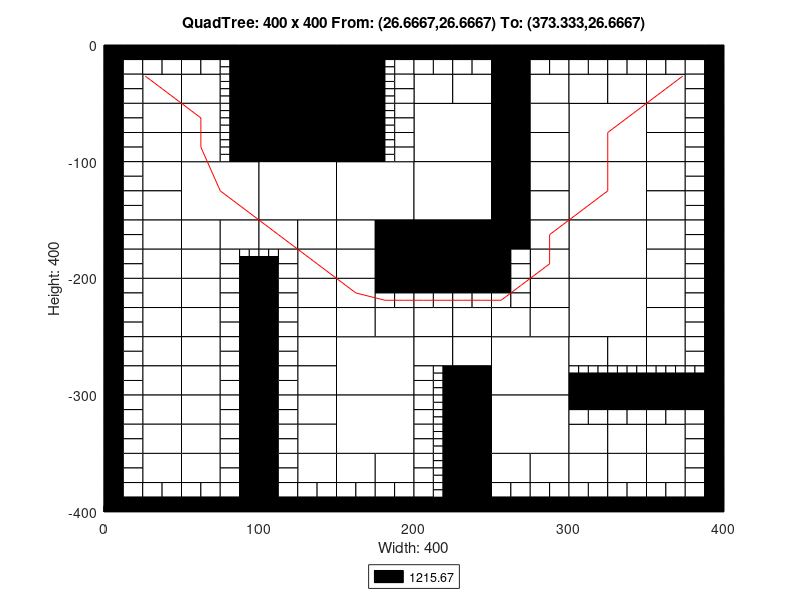

Write MATLAB code to recreate this figure.
axis([0 400 -400 0]);
title('QuadTree: 400 x 400 From: (26.6667,26.6667) To: (373.333,26.6667)');
xlabel('Width: 400');
ylabel('Height: 400');
rectangle('Position',[100 -50 50 50], 'FaceColor',[0 0 0]);
rectangle('Position',[100 -100 50 50], 'FaceColor',[0 0 0]);
rectangle('Position',[50 -150 50 50], 'FaceColor',[1 1 1]);
rectangle('Position',[100 -150 50 50], 'FaceColor',[1 1 1]);
rectangle('Position',[150 -150 50 50], 'FaceColor',[1 1 1]);
rectangle('Position',[200 -100 50 50], 'FaceColor',[1 1 1]);
rectangle('Position',[300 -100 50 50], 'FaceColor',[1 1 1]);
rectangle('Position',[200 -150 50 50], 'FaceColor',[1 1 1]);
rectangle('Position',[200 -200 50 50], 'FaceColor',[0 0 0]);
rectangle('Position',[300 -150 50 50], 'FaceColor',[1 1 1]);
rectangle('Position',[300 -200 50 50], 'FaceColor',[1 1 1]);
rectangle('Position',[150 -300 50 50], 'FaceColor',[1 1 1]);
rectangle('Position',[150 -350 50 50], 'FaceColor',[1 1 1]);
rectangle('Position',[250 -300 50 50], 'FaceColor',[1 1 1]);
rectangle('Position',[300 -250 50 50], 'FaceColor',[1 1 1]);
rectangle('Position',[250 -350 50 50], 'FaceColor',[1 1 1]);
rectangle('Position',[25 -50 25 25], 'FaceColor',[1 1 1]);
rectangle('Position',[50 -50 25 25], 'FaceColor',[1 1 1]);
rectangle('Position',[25 -75 25 25], 'FaceColor',[1 1 1]);
rectangle('Position',[25 -100 25 25], 'FaceColor',[1 1 1]);
rectangle('Position',[50 -75 25 25], 'FaceColor',[1 1 1]);
rectangle('Position',[50 -100 25 25], 'FaceColor',[1 1 1]);
rectangle('Position',[150 -25 25 25], 'FaceColor',[0 0 0]);
rectangle('Position',[150 -50 25 25], 'FaceColor',[0 0 0]);
rectangle('Position',[150 -75 25 25], 'FaceColor',[0 0 0]);
rectangle('Position',[150 -100 25 25], 'FaceColor',[0 0 0]);
rectangle('Position',[25 -125 25 25], 'FaceColor',[1 1 1]);
rectangle('Position',[25 -150 25 25], 'FaceColor',[1 1 1]);
rectangle('Position',[25 -175 25 25], 'FaceColor',[1 1 1]);
rectangle('Position',[25 -200 25 25], 'FaceColor',[1 1 1]);
rectangle('Position',[50 -175 25 25], 'FaceColor',[1 1 1]);
rectangle('Position',[75 -175 25 25], 'FaceColor',[1 1 1]);
rectangle('Position',[50 -200 25 25], 'FaceColor',[1 1 1]);
rectangle('Position',[100 -175 25 25], 'FaceColor',[1 1 1]);
rectangle('Position',[125 -175 25 25], 'FaceColor',[1 1 1]);
rectangle('Position',[125 -200 25 25], 'FaceColor',[1 1 1]);
rectangle('Position',[150 -175 25 25], 'FaceColor',[1 1 1]);
rectangle('Position',[175 -175 25 25], 'FaceColor',[0 0 0]);
rectangle('Position',[150 -200 25 25], 'FaceColor',[1 1 1]);
rectangle('Position',[175 -200 25 25], 'FaceColor',[0 0 0]);
rectangle('Position',[200 -50 25 25], 'FaceColor',[1 1 1]);
rectangle('Position',[225 -50 25 25], 'FaceColor',[1 1 1]);
rectangle('Position',[250 -25 25 25], 'FaceColor',[0 0 0]);
rectangle('Position',[250 -50 25 25], 'FaceColor',[0 0 0]);
rectangle('Position',[275 -50 25 25], 'FaceColor',[1 1 1]);
rectangle('Position',[250 -75 25 25], 'FaceColor',[0 0 0]);
rectangle('Position',[275 -75 25 25], 'FaceColor',[1 1 1]);
rectangle('Position',[250 -100 25 25], 'FaceColor',[0 0 0]);
rectangle('Position',[275 -100 25 25], 'FaceColor',[1 1 1]);
rectangle('Position',[300 -50 25 25], 'FaceColor',[1 1 1]);
rectangle('Position',[325 -50 25 25], 'FaceColor',[1 1 1]);
rectangle('Position',[350 -50 25 25], 'FaceColor',[1 1 1]);
rectangle('Position',[350 -75 25 25], 'FaceColor',[1 1 1]);
rectangle('Position',[350 -100 25 25], 'FaceColor',[1 1 1]);
rectangle('Position',[250 -125 25 25], 'FaceColor',[0 0 0]);
rectangle('Position',[275 -125 25 25], 'FaceColor',[1 1 1]);
rectangle('Position',[250 -150 25 25], 'FaceColor',[0 0 0]);
rectangle('Position',[275 -150 25 25], 'FaceColor',[1 1 1]);
rectangle('Position',[250 -175 25 25], 'FaceColor',[0 0 0]);
rectangle('Position',[275 -175 25 25], 'FaceColor',[1 1 1]);
rectangle('Position',[275 -200 25 25], 'FaceColor',[1 1 1]);
rectangle('Position',[350 -125 25 25], 'FaceColor',[1 1 1]);
rectangle('Position',[350 -150 25 25], 'FaceColor',[1 1 1]);
rectangle('Position',[350 -175 25 25], 'FaceColor',[1 1 1]);
rectangle('Position',[350 -200 25 25], 'FaceColor',[1 1 1]);
rectangle('Position',[25 -225 25 25], 'FaceColor',[1 1 1]);
rectangle('Position',[25 -250 25 25], 'FaceColor',[1 1 1]);
rectangle('Position',[50 -225 25 25], 'FaceColor',[1 1 1]);
rectangle('Position',[50 -250 25 25], 'FaceColor',[1 1 1]);
rectangle('Position',[25 -275 25 25], 'FaceColor',[1 1 1]);
rectangle('Position',[25 -300 25 25], 'FaceColor',[1 1 1]);
rectangle('Position',[50 -275 25 25], 'FaceColor',[1 1 1]);
rectangle('Position',[50 -300 25 25], 'FaceColor',[1 1 1]);
rectangle('Position',[125 -225 25 25], 'FaceColor',[1 1 1]);
rectangle('Position',[125 -250 25 25], 'FaceColor',[1 1 1]);
rectangle('Position',[150 -225 25 25], 'FaceColor',[1 1 1]);
rectangle('Position',[150 -250 25 25], 'FaceColor',[1 1 1]);
rectangle('Position',[175 -250 25 25], 'FaceColor',[1 1 1]);
rectangle('Position',[125 -275 25 25], 'FaceColor',[1 1 1]);
rectangle('Position',[125 -300 25 25], 'FaceColor',[1 1 1]);
rectangle('Position',[25 -325 25 25], 'FaceColor',[1 1 1]);
rectangle('Position',[25 -350 25 25], 'FaceColor',[1 1 1]);
rectangle('Position',[50 -325 25 25], 'FaceColor',[1 1 1]);
rectangle('Position',[50 -350 25 25], 'FaceColor',[1 1 1]);
rectangle('Position',[25 -375 25 25], 'FaceColor',[1 1 1]);
rectangle('Position',[50 -375 25 25], 'FaceColor',[1 1 1]);
rectangle('Position',[125 -325 25 25], 'FaceColor',[1 1 1]);
rectangle('Position',[125 -350 25 25], 'FaceColor',[1 1 1]);
rectangle('Position',[125 -375 25 25], 'FaceColor',[1 1 1]);
rectangle('Position',[150 -375 25 25], 'FaceColor',[1 1 1]);
rectangle('Position',[175 -375 25 25], 'FaceColor',[1 1 1]);
rectangle('Position',[200 -250 25 25], 'FaceColor',[1 1 1]);
rectangle('Position',[225 -250 25 25], 'FaceColor',[1 1 1]);
rectangle('Position',[275 -225 25 25], 'FaceColor',[1 1 1]);
rectangle('Position',[250 -250 25 25], 'FaceColor',[1 1 1]);
rectangle('Position',[275 -250 25 25], 'FaceColor',[1 1 1]);
rectangle('Position',[200 -275 25 25], 'FaceColor',[1 1 1]);
rectangle('Position',[225 -275 25 25], 'FaceColor',[1 1 1]);
rectangle('Position',[225 -300 25 25], 'FaceColor',[0 0 0]);
rectangle('Position',[350 -225 25 25], 'FaceColor',[1 1 1]);
rectangle('Position',[350 -250 25 25], 'FaceColor',[1 1 1]);
rectangle('Position',[300 -275 25 25], 'FaceColor',[1 1 1]);
rectangle('Position',[325 -275 25 25], 'FaceColor',[1 1 1]);
rectangle('Position',[350 -275 25 25], 'FaceColor',[1 1 1]);
rectangle('Position',[225 -325 25 25], 'FaceColor',[0 0 0]);
rectangle('Position',[225 -350 25 25], 'FaceColor',[0 0 0]);
rectangle('Position',[225 -375 25 25], 'FaceColor',[0 0 0]);
rectangle('Position',[225 -400 25 25], 'FaceColor',[0 0 0]);
rectangle('Position',[250 -375 25 25], 'FaceColor',[1 1 1]);
rectangle('Position',[275 -375 25 25], 'FaceColor',[1 1 1]);
rectangle('Position',[300 -350 25 25], 'FaceColor',[1 1 1]);
rectangle('Position',[325 -350 25 25], 'FaceColor',[1 1 1]);
rectangle('Position',[350 -350 25 25], 'FaceColor',[1 1 1]);
rectangle('Position',[300 -375 25 25], 'FaceColor',[1 1 1]);
rectangle('Position',[325 -375 25 25], 'FaceColor',[1 1 1]);
rectangle('Position',[350 -375 25 25], 'FaceColor',[1 1 1]);
rectangle('Position',[0 -12.5 12.5 12.5], 'FaceColor',[0 0 0]);
rectangle('Position',[12.5 -12.5 12.5 12.5], 'FaceColor',[0 0 0]);
rectangle('Position',[0 -25 12.5 12.5], 'FaceColor',[0 0 0]);
rectangle('Position',[12.5 -25 12.5 12.5], 'FaceColor',[1 1 1]);
rectangle('Position',[25 -12.5 12.5 12.5], 'FaceColor',[0 0 0]);
rectangle('Position',[37.5 -12.5 12.5 12.5], 'FaceColor',[0 0 0]);
rectangle('Position',[25 -25 12.5 12.5], 'FaceColor',[1 1 1]);
rectangle('Position',[37.5 -25 12.5 12.5], 'FaceColor',[1 1 1]);
rectangle('Position',[0 -37.5 12.5 12.5], 'FaceColor',[0 0 0]);
rectangle('Position',[12.5 -37.5 12.5 12.5], 'FaceColor',[1 1 1]);
rectangle('Position',[0 -50 12.5 12.5], 'FaceColor',[0 0 0]);
rectangle('Position',[12.5 -50 12.5 12.5], 'FaceColor',[1 1 1]);
rectangle('Position',[50 -12.5 12.5 12.5], 'FaceColor',[0 0 0]);
rectangle('Position',[62.5 -12.5 12.5 12.5], 'FaceColor',[0 0 0]);
rectangle('Position',[50 -25 12.5 12.5], 'FaceColor',[1 1 1]);
rectangle('Position',[62.5 -25 12.5 12.5], 'FaceColor',[1 1 1]);
rectangle('Position',[75 -12.5 12.5 12.5], 'FaceColor',[0 0 0]);
rectangle('Position',[87.5 -12.5 12.5 12.5], 'FaceColor',[0 0 0]);
rectangle('Position',[87.5 -25 12.5 12.5], 'FaceColor',[0 0 0]);
rectangle('Position',[87.5 -37.5 12.5 12.5], 'FaceColor',[0 0 0]);
rectangle('Position',[87.5 -50 12.5 12.5], 'FaceColor',[0 0 0]);
rectangle('Position',[0 -62.5 12.5 12.5], 'FaceColor',[0 0 0]);
rectangle('Position',[12.5 -62.5 12.5 12.5], 'FaceColor',[1 1 1]);
rectangle('Position',[0 -75 12.5 12.5], 'FaceColor',[0 0 0]);
rectangle('Position',[12.5 -75 12.5 12.5], 'FaceColor',[1 1 1]);
rectangle('Position',[0 -87.5 12.5 12.5], 'FaceColor',[0 0 0]);
rectangle('Position',[12.5 -87.5 12.5 12.5], 'FaceColor',[1 1 1]);
rectangle('Position',[0 -100 12.5 12.5], 'FaceColor',[0 0 0]);
rectangle('Position',[12.5 -100 12.5 12.5], 'FaceColor',[1 1 1]);
rectangle('Position',[87.5 -62.5 12.5 12.5], 'FaceColor',[0 0 0]);
rectangle('Position',[87.5 -75 12.5 12.5], 'FaceColor',[0 0 0]);
rectangle('Position',[87.5 -87.5 12.5 12.5], 'FaceColor',[0 0 0]);
rectangle('Position',[87.5 -100 12.5 12.5], 'FaceColor',[0 0 0]);
rectangle('Position',[175 -12.5 12.5 12.5], 'FaceColor',[0 0 0]);
rectangle('Position',[187.5 -12.5 12.5 12.5], 'FaceColor',[0 0 0]);
rectangle('Position',[187.5 -25 12.5 12.5], 'FaceColor',[1 1 1]);
rectangle('Position',[187.5 -37.5 12.5 12.5], 'FaceColor',[1 1 1]);
rectangle('Position',[187.5 -50 12.5 12.5], 'FaceColor',[1 1 1]);
rectangle('Position',[187.5 -62.5 12.5 12.5], 'FaceColor',[1 1 1]);
rectangle('Position',[187.5 -75 12.5 12.5], 'FaceColor',[1 1 1]);
rectangle('Position',[187.5 -87.5 12.5 12.5], 'FaceColor',[1 1 1]);
rectangle('Position',[187.5 -100 12.5 12.5], 'FaceColor',[1 1 1]);
rectangle('Position',[0 -112.5 12.5 12.5], 'FaceColor',[0 0 0]);
rectangle('Position',[12.5 -112.5 12.5 12.5], 'FaceColor',[1 1 1]);
rectangle('Position',[0 -125 12.5 12.5], 'FaceColor',[0 0 0]);
rectangle('Position',[12.5 -125 12.5 12.5], 'FaceColor',[1 1 1]);
rectangle('Position',[0 -137.5 12.5 12.5], 'FaceColor',[0 0 0]);
rectangle('Position',[12.5 -137.5 12.5 12.5], 'FaceColor',[1 1 1]);
rectangle('Position',[0 -150 12.5 12.5], 'FaceColor',[0 0 0]);
rectangle('Position',[12.5 -150 12.5 12.5], 'FaceColor',[1 1 1]);
rectangle('Position',[0 -162.5 12.5 12.5], 'FaceColor',[0 0 0]);
rectangle('Position',[12.5 -162.5 12.5 12.5], 'FaceColor',[1 1 1]);
rectangle('Position',[0 -175 12.5 12.5], 'FaceColor',[0 0 0]);
rectangle('Position',[12.5 -175 12.5 12.5], 'FaceColor',[1 1 1]);
rectangle('Position',[0 -187.5 12.5 12.5], 'FaceColor',[0 0 0]);
rectangle('Position',[12.5 -187.5 12.5 12.5], 'FaceColor',[1 1 1]);
rectangle('Position',[0 -200 12.5 12.5], 'FaceColor',[0 0 0]);
rectangle('Position',[12.5 -200 12.5 12.5], 'FaceColor',[1 1 1]);
rectangle('Position',[75 -187.5 12.5 12.5], 'FaceColor',[1 1 1]);
rectangle('Position',[75 -200 12.5 12.5], 'FaceColor',[1 1 1]);
rectangle('Position',[87.5 -200 12.5 12.5], 'FaceColor',[0 0 0]);
rectangle('Position',[112.5 -187.5 12.5 12.5], 'FaceColor',[1 1 1]);
rectangle('Position',[100 -200 12.5 12.5], 'FaceColor',[0 0 0]);
rectangle('Position',[112.5 -200 12.5 12.5], 'FaceColor',[1 1 1]);
rectangle('Position',[200 -12.5 12.5 12.5], 'FaceColor',[0 0 0]);
rectangle('Position',[212.5 -12.5 12.5 12.5], 'FaceColor',[0 0 0]);
rectangle('Position',[200 -25 12.5 12.5], 'FaceColor',[1 1 1]);
rectangle('Position',[212.5 -25 12.5 12.5], 'FaceColor',[1 1 1]);
rectangle('Position',[225 -12.5 12.5 12.5], 'FaceColor',[0 0 0]);
rectangle('Position',[237.5 -12.5 12.5 12.5], 'FaceColor',[0 0 0]);
rectangle('Position',[225 -25 12.5 12.5], 'FaceColor',[1 1 1]);
rectangle('Position',[237.5 -25 12.5 12.5], 'FaceColor',[1 1 1]);
rectangle('Position',[275 -12.5 12.5 12.5], 'FaceColor',[0 0 0]);
rectangle('Position',[287.5 -12.5 12.5 12.5], 'FaceColor',[0 0 0]);
rectangle('Position',[275 -25 12.5 12.5], 'FaceColor',[1 1 1]);
rectangle('Position',[287.5 -25 12.5 12.5], 'FaceColor',[1 1 1]);
rectangle('Position',[300 -12.5 12.5 12.5], 'FaceColor',[0 0 0]);
rectangle('Position',[312.5 -12.5 12.5 12.5], 'FaceColor',[0 0 0]);
rectangle('Position',[300 -25 12.5 12.5], 'FaceColor',[1 1 1]);
rectangle('Position',[312.5 -25 12.5 12.5], 'FaceColor',[1 1 1]);
rectangle('Position',[325 -12.5 12.5 12.5], 'FaceColor',[0 0 0]);
rectangle('Position',[337.5 -12.5 12.5 12.5], 'FaceColor',[0 0 0]);
rectangle('Position',[325 -25 12.5 12.5], 'FaceColor',[1 1 1]);
rectangle('Position',[337.5 -25 12.5 12.5], 'FaceColor',[1 1 1]);
rectangle('Position',[350 -12.5 12.5 12.5], 'FaceColor',[0 0 0]);
rectangle('Position',[362.5 -12.5 12.5 12.5], 'FaceColor',[0 0 0]);
rectangle('Position',[350 -25 12.5 12.5], 'FaceColor',[1 1 1]);
rectangle('Position',[362.5 -25 12.5 12.5], 'FaceColor',[1 1 1]);
rectangle('Position',[375 -12.5 12.5 12.5], 'FaceColor',[0 0 0]);
rectangle('Position',[387.5 -12.5 12.5 12.5], 'FaceColor',[0 0 0]);
rectangle('Position',[375 -25 12.5 12.5], 'FaceColor',[1 1 1]);
rectangle('Position',[387.5 -25 12.5 12.5], 'FaceColor',[0 0 0]);
rectangle('Position',[375 -37.5 12.5 12.5], 'FaceColor',[1 1 1]);
rectangle('Position',[387.5 -37.5 12.5 12.5], 'FaceColor',[0 0 0]);
rectangle('Position',[375 -50 12.5 12.5], 'FaceColor',[1 1 1]);
rectangle('Position',[387.5 -50 12.5 12.5], 'FaceColor',[0 0 0]);
rectangle('Position',[375 -62.5 12.5 12.5], 'FaceColor',[1 1 1]);
rectangle('Position',[387.5 -62.5 12.5 12.5], 'FaceColor',[0 0 0]);
rectangle('Position',[375 -75 12.5 12.5], 'FaceColor',[1 1 1]);
rectangle('Position',[387.5 -75 12.5 12.5], 'FaceColor',[0 0 0]);
rectangle('Position',[375 -87.5 12.5 12.5], 'FaceColor',[1 1 1]);
rectangle('Position',[387.5 -87.5 12.5 12.5], 'FaceColor',[0 0 0]);
rectangle('Position',[375 -100 12.5 12.5], 'FaceColor',[1 1 1]);
rectangle('Position',[387.5 -100 12.5 12.5], 'FaceColor',[0 0 0]);
rectangle('Position',[250 -187.5 12.5 12.5], 'FaceColor',[0 0 0]);
rectangle('Position',[262.5 -187.5 12.5 12.5], 'FaceColor',[1 1 1]);
rectangle('Position',[250 -200 12.5 12.5], 'FaceColor',[0 0 0]);
rectangle('Position',[262.5 -200 12.5 12.5], 'FaceColor',[1 1 1]);
rectangle('Position',[375 -112.5 12.5 12.5], 'FaceColor',[1 1 1]);
rectangle('Position',[387.5 -112.5 12.5 12.5], 'FaceColor',[0 0 0]);
rectangle('Position',[375 -125 12.5 12.5], 'FaceColor',[1 1 1]);
rectangle('Position',[387.5 -125 12.5 12.5], 'FaceColor',[0 0 0]);
rectangle('Position',[375 -137.5 12.5 12.5], 'FaceColor',[1 1 1]);
rectangle('Position',[387.5 -137.5 12.5 12.5], 'FaceColor',[0 0 0]);
rectangle('Position',[375 -150 12.5 12.5], 'FaceColor',[1 1 1]);
rectangle('Position',[387.5 -150 12.5 12.5], 'FaceColor',[0 0 0]);
rectangle('Position',[375 -162.5 12.5 12.5], 'FaceColor',[1 1 1]);
rectangle('Position',[387.5 -162.5 12.5 12.5], 'FaceColor',[0 0 0]);
rectangle('Position',[375 -175 12.5 12.5], 'FaceColor',[1 1 1]);
rectangle('Position',[387.5 -175 12.5 12.5], 'FaceColor',[0 0 0]);
rectangle('Position',[375 -187.5 12.5 12.5], 'FaceColor',[1 1 1]);
rectangle('Position',[387.5 -187.5 12.5 12.5], 'FaceColor',[0 0 0]);
rectangle('Position',[375 -200 12.5 12.5], 'FaceColor',[1 1 1]);
rectangle('Position',[387.5 -200 12.5 12.5], 'FaceColor',[0 0 0]);
rectangle('Position',[0 -212.5 12.5 12.5], 'FaceColor',[0 0 0]);
rectangle('Position',[12.5 -212.5 12.5 12.5], 'FaceColor',[1 1 1]);
rectangle('Position',[0 -225 12.5 12.5], 'FaceColor',[0 0 0]);
rectangle('Position',[12.5 -225 12.5 12.5], 'FaceColor',[1 1 1]);
rectangle('Position',[0 -237.5 12.5 12.5], 'FaceColor',[0 0 0]);
rectangle('Position',[12.5 -237.5 12.5 12.5], 'FaceColor',[1 1 1]);
rectangle('Position',[0 -250 12.5 12.5], 'FaceColor',[0 0 0]);
rectangle('Position',[12.5 -250 12.5 12.5], 'FaceColor',[1 1 1]);
rectangle('Position',[75 -212.5 12.5 12.5], 'FaceColor',[1 1 1]);
rectangle('Position',[87.5 -212.5 12.5 12.5], 'FaceColor',[0 0 0]);
rectangle('Position',[75 -225 12.5 12.5], 'FaceColor',[1 1 1]);
rectangle('Position',[87.5 -225 12.5 12.5], 'FaceColor',[0 0 0]);
rectangle('Position',[75 -237.5 12.5 12.5], 'FaceColor',[1 1 1]);
rectangle('Position',[87.5 -237.5 12.5 12.5], 'FaceColor',[0 0 0]);
rectangle('Position',[75 -250 12.5 12.5], 'FaceColor',[1 1 1]);
rectangle('Position',[87.5 -250 12.5 12.5], 'FaceColor',[0 0 0]);
rectangle('Position',[0 -262.5 12.5 12.5], 'FaceColor',[0 0 0]);
rectangle('Position',[12.5 -262.5 12.5 12.5], 'FaceColor',[1 1 1]);
rectangle('Position',[0 -275 12.5 12.5], 'FaceColor',[0 0 0]);
rectangle('Position',[12.5 -275 12.5 12.5], 'FaceColor',[1 1 1]);
rectangle('Position',[0 -287.5 12.5 12.5], 'FaceColor',[0 0 0]);
rectangle('Position',[12.5 -287.5 12.5 12.5], 'FaceColor',[1 1 1]);
rectangle('Position',[0 -300 12.5 12.5], 'FaceColor',[0 0 0]);
rectangle('Position',[12.5 -300 12.5 12.5], 'FaceColor',[1 1 1]);
rectangle('Position',[75 -262.5 12.5 12.5], 'FaceColor',[1 1 1]);
rectangle('Position',[87.5 -262.5 12.5 12.5], 'FaceColor',[0 0 0]);
rectangle('Position',[75 -275 12.5 12.5], 'FaceColor',[1 1 1]);
rectangle('Position',[87.5 -275 12.5 12.5], 'FaceColor',[0 0 0]);
rectangle('Position',[75 -287.5 12.5 12.5], 'FaceColor',[1 1 1]);
rectangle('Position',[87.5 -287.5 12.5 12.5], 'FaceColor',[0 0 0]);
rectangle('Position',[75 -300 12.5 12.5], 'FaceColor',[1 1 1]);
rectangle('Position',[87.5 -300 12.5 12.5], 'FaceColor',[0 0 0]);
rectangle('Position',[100 -212.5 12.5 12.5], 'FaceColor',[0 0 0]);
rectangle('Position',[112.5 -212.5 12.5 12.5], 'FaceColor',[1 1 1]);
rectangle('Position',[100 -225 12.5 12.5], 'FaceColor',[0 0 0]);
rectangle('Position',[112.5 -225 12.5 12.5], 'FaceColor',[1 1 1]);
rectangle('Position',[100 -237.5 12.5 12.5], 'FaceColor',[0 0 0]);
rectangle('Position',[112.5 -237.5 12.5 12.5], 'FaceColor',[1 1 1]);
rectangle('Position',[100 -250 12.5 12.5], 'FaceColor',[0 0 0]);
rectangle('Position',[112.5 -250 12.5 12.5], 'FaceColor',[1 1 1]);
rectangle('Position',[175 -212.5 12.5 12.5], 'FaceColor',[0 0 0]);
rectangle('Position',[187.5 -212.5 12.5 12.5], 'FaceColor',[0 0 0]);
rectangle('Position',[175 -225 12.5 12.5], 'FaceColor',[1 1 1]);
rectangle('Position',[187.5 -225 12.5 12.5], 'FaceColor',[1 1 1]);
rectangle('Position',[100 -262.5 12.5 12.5], 'FaceColor',[0 0 0]);
rectangle('Position',[112.5 -262.5 12.5 12.5], 'FaceColor',[1 1 1]);
rectangle('Position',[100 -275 12.5 12.5], 'FaceColor',[0 0 0]);
rectangle('Position',[112.5 -275 12.5 12.5], 'FaceColor',[1 1 1]);
rectangle('Position',[100 -287.5 12.5 12.5], 'FaceColor',[0 0 0]);
rectangle('Position',[112.5 -287.5 12.5 12.5], 'FaceColor',[1 1 1]);
rectangle('Position',[100 -300 12.5 12.5], 'FaceColor',[0 0 0]);
rectangle('Position',[112.5 -300 12.5 12.5], 'FaceColor',[1 1 1]);
rectangle('Position',[0 -312.5 12.5 12.5], 'FaceColor',[0 0 0]);
rectangle('Position',[12.5 -312.5 12.5 12.5], 'FaceColor',[1 1 1]);
rectangle('Position',[0 -325 12.5 12.5], 'FaceColor',[0 0 0]);
rectangle('Position',[12.5 -325 12.5 12.5], 'FaceColor',[1 1 1]);
rectangle('Position',[0 -337.5 12.5 12.5], 'FaceColor',[0 0 0]);
rectangle('Position',[12.5 -337.5 12.5 12.5], 'FaceColor',[1 1 1]);
rectangle('Position',[0 -350 12.5 12.5], 'FaceColor',[0 0 0]);
rectangle('Position',[12.5 -350 12.5 12.5], 'FaceColor',[1 1 1]);
rectangle('Position',[75 -312.5 12.5 12.5], 'FaceColor',[1 1 1]);
rectangle('Position',[87.5 -312.5 12.5 12.5], 'FaceColor',[0 0 0]);
rectangle('Position',[75 -325 12.5 12.5], 'FaceColor',[1 1 1]);
rectangle('Position',[87.5 -325 12.5 12.5], 'FaceColor',[0 0 0]);
rectangle('Position',[75 -337.5 12.5 12.5], 'FaceColor',[1 1 1]);
rectangle('Position',[87.5 -337.5 12.5 12.5], 'FaceColor',[0 0 0]);
rectangle('Position',[75 -350 12.5 12.5], 'FaceColor',[1 1 1]);
rectangle('Position',[87.5 -350 12.5 12.5], 'FaceColor',[0 0 0]);
rectangle('Position',[0 -362.5 12.5 12.5], 'FaceColor',[0 0 0]);
rectangle('Position',[12.5 -362.5 12.5 12.5], 'FaceColor',[1 1 1]);
rectangle('Position',[0 -375 12.5 12.5], 'FaceColor',[0 0 0]);
rectangle('Position',[12.5 -375 12.5 12.5], 'FaceColor',[1 1 1]);
rectangle('Position',[0 -387.5 12.5 12.5], 'FaceColor',[0 0 0]);
rectangle('Position',[12.5 -387.5 12.5 12.5], 'FaceColor',[1 1 1]);
rectangle('Position',[0 -400 12.5 12.5], 'FaceColor',[0 0 0]);
rectangle('Position',[12.5 -400 12.5 12.5], 'FaceColor',[0 0 0]);
rectangle('Position',[25 -387.5 12.5 12.5], 'FaceColor',[1 1 1]);
rectangle('Position',[37.5 -387.5 12.5 12.5], 'FaceColor',[1 1 1]);
rectangle('Position',[25 -400 12.5 12.5], 'FaceColor',[0 0 0]);
rectangle('Position',[37.5 -400 12.5 12.5], 'FaceColor',[0 0 0]);
rectangle('Position',[75 -362.5 12.5 12.5], 'FaceColor',[1 1 1]);
rectangle('Position',[87.5 -362.5 12.5 12.5], 'FaceColor',[0 0 0]);
rectangle('Position',[75 -375 12.5 12.5], 'FaceColor',[1 1 1]);
rectangle('Position',[87.5 -375 12.5 12.5], 'FaceColor',[0 0 0]);
rectangle('Position',[50 -387.5 12.5 12.5], 'FaceColor',[1 1 1]);
rectangle('Position',[62.5 -387.5 12.5 12.5], 'FaceColor',[1 1 1]);
rectangle('Position',[50 -400 12.5 12.5], 'FaceColor',[0 0 0]);
rectangle('Position',[62.5 -400 12.5 12.5], 'FaceColor',[0 0 0]);
rectangle('Position',[75 -387.5 12.5 12.5], 'FaceColor',[1 1 1]);
rectangle('Position',[87.5 -387.5 12.5 12.5], 'FaceColor',[0 0 0]);
rectangle('Position',[75 -400 12.5 12.5], 'FaceColor',[0 0 0]);
rectangle('Position',[87.5 -400 12.5 12.5], 'FaceColor',[0 0 0]);
rectangle('Position',[100 -312.5 12.5 12.5], 'FaceColor',[0 0 0]);
rectangle('Position',[112.5 -312.5 12.5 12.5], 'FaceColor',[1 1 1]);
rectangle('Position',[100 -325 12.5 12.5], 'FaceColor',[0 0 0]);
rectangle('Position',[112.5 -325 12.5 12.5], 'FaceColor',[1 1 1]);
rectangle('Position',[100 -337.5 12.5 12.5], 'FaceColor',[0 0 0]);
rectangle('Position',[112.5 -337.5 12.5 12.5], 'FaceColor',[1 1 1]);
rectangle('Position',[100 -350 12.5 12.5], 'FaceColor',[0 0 0]);
rectangle('Position',[112.5 -350 12.5 12.5], 'FaceColor',[1 1 1]);
rectangle('Position',[100 -362.5 12.5 12.5], 'FaceColor',[0 0 0]);
rectangle('Position',[112.5 -362.5 12.5 12.5], 'FaceColor',[1 1 1]);
rectangle('Position',[100 -375 12.5 12.5], 'FaceColor',[0 0 0]);
rectangle('Position',[112.5 -375 12.5 12.5], 'FaceColor',[1 1 1]);
rectangle('Position',[100 -387.5 12.5 12.5], 'FaceColor',[0 0 0]);
rectangle('Position',[112.5 -387.5 12.5 12.5], 'FaceColor',[1 1 1]);
rectangle('Position',[100 -400 12.5 12.5], 'FaceColor',[0 0 0]);
rectangle('Position',[112.5 -400 12.5 12.5], 'FaceColor',[0 0 0]);
rectangle('Position',[125 -387.5 12.5 12.5], 'FaceColor',[1 1 1]);
rectangle('Position',[137.5 -387.5 12.5 12.5], 'FaceColor',[1 1 1]);
rectangle('Position',[125 -400 12.5 12.5], 'FaceColor',[0 0 0]);
rectangle('Position',[137.5 -400 12.5 12.5], 'FaceColor',[0 0 0]);
rectangle('Position',[150 -387.5 12.5 12.5], 'FaceColor',[1 1 1]);
rectangle('Position',[162.5 -387.5 12.5 12.5], 'FaceColor',[1 1 1]);
rectangle('Position',[150 -400 12.5 12.5], 'FaceColor',[0 0 0]);
rectangle('Position',[162.5 -400 12.5 12.5], 'FaceColor',[0 0 0]);
rectangle('Position',[175 -387.5 12.5 12.5], 'FaceColor',[1 1 1]);
rectangle('Position',[187.5 -387.5 12.5 12.5], 'FaceColor',[1 1 1]);
rectangle('Position',[175 -400 12.5 12.5], 'FaceColor',[0 0 0]);
rectangle('Position',[187.5 -400 12.5 12.5], 'FaceColor',[0 0 0]);
rectangle('Position',[200 -212.5 12.5 12.5], 'FaceColor',[0 0 0]);
rectangle('Position',[212.5 -212.5 12.5 12.5], 'FaceColor',[0 0 0]);
rectangle('Position',[200 -225 12.5 12.5], 'FaceColor',[1 1 1]);
rectangle('Position',[212.5 -225 12.5 12.5], 'FaceColor',[1 1 1]);
rectangle('Position',[225 -212.5 12.5 12.5], 'FaceColor',[0 0 0]);
rectangle('Position',[237.5 -212.5 12.5 12.5], 'FaceColor',[0 0 0]);
rectangle('Position',[225 -225 12.5 12.5], 'FaceColor',[1 1 1]);
rectangle('Position',[237.5 -225 12.5 12.5], 'FaceColor',[1 1 1]);
rectangle('Position',[250 -212.5 12.5 12.5], 'FaceColor',[0 0 0]);
rectangle('Position',[262.5 -212.5 12.5 12.5], 'FaceColor',[1 1 1]);
rectangle('Position',[250 -225 12.5 12.5], 'FaceColor',[1 1 1]);
rectangle('Position',[262.5 -225 12.5 12.5], 'FaceColor',[1 1 1]);
rectangle('Position',[200 -287.5 12.5 12.5], 'FaceColor',[1 1 1]);
rectangle('Position',[200 -300 12.5 12.5], 'FaceColor',[1 1 1]);
rectangle('Position',[375 -212.5 12.5 12.5], 'FaceColor',[1 1 1]);
rectangle('Position',[387.5 -212.5 12.5 12.5], 'FaceColor',[0 0 0]);
rectangle('Position',[375 -225 12.5 12.5], 'FaceColor',[1 1 1]);
rectangle('Position',[387.5 -225 12.5 12.5], 'FaceColor',[0 0 0]);
rectangle('Position',[375 -237.5 12.5 12.5], 'FaceColor',[1 1 1]);
rectangle('Position',[387.5 -237.5 12.5 12.5], 'FaceColor',[0 0 0]);
rectangle('Position',[375 -250 12.5 12.5], 'FaceColor',[1 1 1]);
rectangle('Position',[387.5 -250 12.5 12.5], 'FaceColor',[0 0 0]);
rectangle('Position',[300 -300 12.5 12.5], 'FaceColor',[0 0 0]);
rectangle('Position',[312.5 -300 12.5 12.5], 'FaceColor',[0 0 0]);
rectangle('Position',[325 -300 12.5 12.5], 'FaceColor',[0 0 0]);
rectangle('Position',[337.5 -300 12.5 12.5], 'FaceColor',[0 0 0]);
rectangle('Position',[375 -262.5 12.5 12.5], 'FaceColor',[1 1 1]);
rectangle('Position',[387.5 -262.5 12.5 12.5], 'FaceColor',[0 0 0]);
rectangle('Position',[375 -275 12.5 12.5], 'FaceColor',[1 1 1]);
rectangle('Position',[387.5 -275 12.5 12.5], 'FaceColor',[0 0 0]);
rectangle('Position',[350 -300 12.5 12.5], 'FaceColor',[0 0 0]);
rectangle('Position',[362.5 -300 12.5 12.5], 'FaceColor',[0 0 0]);
rectangle('Position',[387.5 -287.5 12.5 12.5], 'FaceColor',[0 0 0]);
rectangle('Position',[375 -300 12.5 12.5], 'FaceColor',[0 0 0]);
rectangle('Position',[387.5 -300 12.5 12.5], 'FaceColor',[0 0 0]);
rectangle('Position',[200 -312.5 12.5 12.5], 'FaceColor',[1 1 1]);
rectangle('Position',[200 -325 12.5 12.5], 'FaceColor',[1 1 1]);
rectangle('Position',[200 -337.5 12.5 12.5], 'FaceColor',[1 1 1]);
rectangle('Position',[200 -350 12.5 12.5], 'FaceColor',[1 1 1]);
rectangle('Position',[200 -362.5 12.5 12.5], 'FaceColor',[1 1 1]);
rectangle('Position',[200 -375 12.5 12.5], 'FaceColor',[1 1 1]);
rectangle('Position',[200 -387.5 12.5 12.5], 'FaceColor',[1 1 1]);
rectangle('Position',[200 -400 12.5 12.5], 'FaceColor',[0 0 0]);
rectangle('Position',[212.5 -400 12.5 12.5], 'FaceColor',[0 0 0]);
rectangle('Position',[250 -387.5 12.5 12.5], 'FaceColor',[1 1 1]);
rectangle('Position',[262.5 -387.5 12.5 12.5], 'FaceColor',[1 1 1]);
rectangle('Position',[250 -400 12.5 12.5], 'FaceColor',[0 0 0]);
rectangle('Position',[262.5 -400 12.5 12.5], 'FaceColor',[0 0 0]);
rectangle('Position',[275 -387.5 12.5 12.5], 'FaceColor',[1 1 1]);
rectangle('Position',[287.5 -387.5 12.5 12.5], 'FaceColor',[1 1 1]);
rectangle('Position',[275 -400 12.5 12.5], 'FaceColor',[0 0 0]);
rectangle('Position',[287.5 -400 12.5 12.5], 'FaceColor',[0 0 0]);
rectangle('Position',[300 -312.5 12.5 12.5], 'FaceColor',[0 0 0]);
rectangle('Position',[312.5 -312.5 12.5 12.5], 'FaceColor',[0 0 0]);
rectangle('Position',[300 -325 12.5 12.5], 'FaceColor',[1 1 1]);
rectangle('Position',[312.5 -325 12.5 12.5], 'FaceColor',[1 1 1]);
rectangle('Position',[325 -312.5 12.5 12.5], 'FaceColor',[0 0 0]);
rectangle('Position',[337.5 -312.5 12.5 12.5], 'FaceColor',[0 0 0]);
rectangle('Position',[325 -325 12.5 12.5], 'FaceColor',[1 1 1]);
rectangle('Position',[337.5 -325 12.5 12.5], 'FaceColor',[1 1 1]);
rectangle('Position',[350 -312.5 12.5 12.5], 'FaceColor',[0 0 0]);
rectangle('Position',[362.5 -312.5 12.5 12.5], 'FaceColor',[0 0 0]);
rectangle('Position',[350 -325 12.5 12.5], 'FaceColor',[1 1 1]);
rectangle('Position',[362.5 -325 12.5 12.5], 'FaceColor',[1 1 1]);
rectangle('Position',[375 -312.5 12.5 12.5], 'FaceColor',[0 0 0]);
rectangle('Position',[387.5 -312.5 12.5 12.5], 'FaceColor',[0 0 0]);
rectangle('Position',[375 -325 12.5 12.5], 'FaceColor',[1 1 1]);
rectangle('Position',[387.5 -325 12.5 12.5], 'FaceColor',[0 0 0]);
rectangle('Position',[375 -337.5 12.5 12.5], 'FaceColor',[1 1 1]);
rectangle('Position',[387.5 -337.5 12.5 12.5], 'FaceColor',[0 0 0]);
rectangle('Position',[375 -350 12.5 12.5], 'FaceColor',[1 1 1]);
rectangle('Position',[387.5 -350 12.5 12.5], 'FaceColor',[0 0 0]);
rectangle('Position',[300 -387.5 12.5 12.5], 'FaceColor',[1 1 1]);
rectangle('Position',[312.5 -387.5 12.5 12.5], 'FaceColor',[1 1 1]);
rectangle('Position',[300 -400 12.5 12.5], 'FaceColor',[0 0 0]);
rectangle('Position',[312.5 -400 12.5 12.5], 'FaceColor',[0 0 0]);
rectangle('Position',[325 -387.5 12.5 12.5], 'FaceColor',[1 1 1]);
rectangle('Position',[337.5 -387.5 12.5 12.5], 'FaceColor',[1 1 1]);
rectangle('Position',[325 -400 12.5 12.5], 'FaceColor',[0 0 0]);
rectangle('Position',[337.5 -400 12.5 12.5], 'FaceColor',[0 0 0]);
rectangle('Position',[375 -362.5 12.5 12.5], 'FaceColor',[1 1 1]);
rectangle('Position',[387.5 -362.5 12.5 12.5], 'FaceColor',[0 0 0]);
rectangle('Position',[375 -375 12.5 12.5], 'FaceColor',[1 1 1]);
rectangle('Position',[387.5 -375 12.5 12.5], 'FaceColor',[0 0 0]);
rectangle('Position',[350 -387.5 12.5 12.5], 'FaceColor',[1 1 1]);
rectangle('Position',[362.5 -387.5 12.5 12.5], 'FaceColor',[1 1 1]);
rectangle('Position',[350 -400 12.5 12.5], 'FaceColor',[0 0 0]);
rectangle('Position',[362.5 -400 12.5 12.5], 'FaceColor',[0 0 0]);
rectangle('Position',[375 -387.5 12.5 12.5], 'FaceColor',[1 1 1]);
rectangle('Position',[387.5 -387.5 12.5 12.5], 'FaceColor',[0 0 0]);
rectangle('Position',[375 -400 12.5 12.5], 'FaceColor',[0 0 0]);
rectangle('Position',[387.5 -400 12.5 12.5], 'FaceColor',[0 0 0]);
rectangle('Position',[75 -18.75 6.25 6.25], 'FaceColor',[1 1 1]);
rectangle('Position',[81.25 -18.75 6.25 6.25], 'FaceColor',[0 0 0]);
rectangle('Position',[75 -25 6.25 6.25], 'FaceColor',[1 1 1]);
rectangle('Position',[81.25 -25 6.25 6.25], 'FaceColor',[0 0 0]);
rectangle('Position',[75 -31.25 6.25 6.25], 'FaceColor',[1 1 1]);
rectangle('Position',[81.25 -31.25 6.25 6.25], 'FaceColor',[0 0 0]);
rectangle('Position',[75 -37.5 6.25 6.25], 'FaceColor',[1 1 1]);
rectangle('Position',[81.25 -37.5 6.25 6.25], 'FaceColor',[0 0 0]);
rectangle('Position',[75 -43.75 6.25 6.25], 'FaceColor',[1 1 1]);
rectangle('Position',[81.25 -43.75 6.25 6.25], 'FaceColor',[0 0 0]);
rectangle('Position',[75 -50 6.25 6.25], 'FaceColor',[1 1 1]);
rectangle('Position',[81.25 -50 6.25 6.25], 'FaceColor',[0 0 0]);
rectangle('Position',[75 -56.25 6.25 6.25], 'FaceColor',[1 1 1]);
rectangle('Position',[81.25 -56.25 6.25 6.25], 'FaceColor',[0 0 0]);
rectangle('Position',[75 -62.5 6.25 6.25], 'FaceColor',[1 1 1]);
rectangle('Position',[81.25 -62.5 6.25 6.25], 'FaceColor',[0 0 0]);
rectangle('Position',[75 -68.75 6.25 6.25], 'FaceColor',[1 1 1]);
rectangle('Position',[81.25 -68.75 6.25 6.25], 'FaceColor',[0 0 0]);
rectangle('Position',[75 -75 6.25 6.25], 'FaceColor',[1 1 1]);
rectangle('Position',[81.25 -75 6.25 6.25], 'FaceColor',[0 0 0]);
rectangle('Position',[75 -81.25 6.25 6.25], 'FaceColor',[1 1 1]);
rectangle('Position',[81.25 -81.25 6.25 6.25], 'FaceColor',[0 0 0]);
rectangle('Position',[75 -87.5 6.25 6.25], 'FaceColor',[1 1 1]);
rectangle('Position',[81.25 -87.5 6.25 6.25], 'FaceColor',[0 0 0]);
rectangle('Position',[75 -93.75 6.25 6.25], 'FaceColor',[1 1 1]);
rectangle('Position',[81.25 -93.75 6.25 6.25], 'FaceColor',[0 0 0]);
rectangle('Position',[75 -100 6.25 6.25], 'FaceColor',[1 1 1]);
rectangle('Position',[81.25 -100 6.25 6.25], 'FaceColor',[0 0 0]);
rectangle('Position',[175 -18.75 6.25 6.25], 'FaceColor',[0 0 0]);
rectangle('Position',[181.25 -18.75 6.25 6.25], 'FaceColor',[1 1 1]);
rectangle('Position',[175 -25 6.25 6.25], 'FaceColor',[0 0 0]);
rectangle('Position',[181.25 -25 6.25 6.25], 'FaceColor',[1 1 1]);
rectangle('Position',[175 -31.25 6.25 6.25], 'FaceColor',[0 0 0]);
rectangle('Position',[181.25 -31.25 6.25 6.25], 'FaceColor',[1 1 1]);
rectangle('Position',[175 -37.5 6.25 6.25], 'FaceColor',[0 0 0]);
rectangle('Position',[181.25 -37.5 6.25 6.25], 'FaceColor',[1 1 1]);
rectangle('Position',[175 -43.75 6.25 6.25], 'FaceColor',[0 0 0]);
rectangle('Position',[181.25 -43.75 6.25 6.25], 'FaceColor',[1 1 1]);
rectangle('Position',[175 -50 6.25 6.25], 'FaceColor',[0 0 0]);
rectangle('Position',[181.25 -50 6.25 6.25], 'FaceColor',[1 1 1]);
rectangle('Position',[175 -56.25 6.25 6.25], 'FaceColor',[0 0 0]);
rectangle('Position',[181.25 -56.25 6.25 6.25], 'FaceColor',[1 1 1]);
rectangle('Position',[175 -62.5 6.25 6.25], 'FaceColor',[0 0 0]);
rectangle('Position',[181.25 -62.5 6.25 6.25], 'FaceColor',[1 1 1]);
rectangle('Position',[175 -68.75 6.25 6.25], 'FaceColor',[0 0 0]);
rectangle('Position',[181.25 -68.75 6.25 6.25], 'FaceColor',[1 1 1]);
rectangle('Position',[175 -75 6.25 6.25], 'FaceColor',[0 0 0]);
rectangle('Position',[181.25 -75 6.25 6.25], 'FaceColor',[1 1 1]);
rectangle('Position',[175 -81.25 6.25 6.25], 'FaceColor',[0 0 0]);
rectangle('Position',[181.25 -81.25 6.25 6.25], 'FaceColor',[1 1 1]);
rectangle('Position',[175 -87.5 6.25 6.25], 'FaceColor',[0 0 0]);
rectangle('Position',[181.25 -87.5 6.25 6.25], 'FaceColor',[1 1 1]);
rectangle('Position',[175 -93.75 6.25 6.25], 'FaceColor',[0 0 0]);
rectangle('Position',[181.25 -93.75 6.25 6.25], 'FaceColor',[1 1 1]);
rectangle('Position',[175 -100 6.25 6.25], 'FaceColor',[0 0 0]);
rectangle('Position',[181.25 -100 6.25 6.25], 'FaceColor',[1 1 1]);
rectangle('Position',[87.5 -181.25 6.25 6.25], 'FaceColor',[1 1 1]);
rectangle('Position',[93.75 -181.25 6.25 6.25], 'FaceColor',[1 1 1]);
rectangle('Position',[87.5 -187.5 6.25 6.25], 'FaceColor',[0 0 0]);
rectangle('Position',[93.75 -187.5 6.25 6.25], 'FaceColor',[0 0 0]);
rectangle('Position',[100 -181.25 6.25 6.25], 'FaceColor',[1 1 1]);
rectangle('Position',[106.25 -181.25 6.25 6.25], 'FaceColor',[1 1 1]);
rectangle('Position',[100 -187.5 6.25 6.25], 'FaceColor',[0 0 0]);
rectangle('Position',[106.25 -187.5 6.25 6.25], 'FaceColor',[0 0 0]);
rectangle('Position',[212.5 -281.25 6.25 6.25], 'FaceColor',[1 1 1]);
rectangle('Position',[218.75 -281.25 6.25 6.25], 'FaceColor',[0 0 0]);
rectangle('Position',[212.5 -287.5 6.25 6.25], 'FaceColor',[1 1 1]);
rectangle('Position',[218.75 -287.5 6.25 6.25], 'FaceColor',[0 0 0]);
rectangle('Position',[212.5 -293.75 6.25 6.25], 'FaceColor',[1 1 1]);
rectangle('Position',[218.75 -293.75 6.25 6.25], 'FaceColor',[0 0 0]);
rectangle('Position',[212.5 -300 6.25 6.25], 'FaceColor',[1 1 1]);
rectangle('Position',[218.75 -300 6.25 6.25], 'FaceColor',[0 0 0]);
rectangle('Position',[300 -281.25 6.25 6.25], 'FaceColor',[1 1 1]);
rectangle('Position',[306.25 -281.25 6.25 6.25], 'FaceColor',[1 1 1]);
rectangle('Position',[300 -287.5 6.25 6.25], 'FaceColor',[0 0 0]);
rectangle('Position',[306.25 -287.5 6.25 6.25], 'FaceColor',[0 0 0]);
rectangle('Position',[312.5 -281.25 6.25 6.25], 'FaceColor',[1 1 1]);
rectangle('Position',[318.75 -281.25 6.25 6.25], 'FaceColor',[1 1 1]);
rectangle('Position',[312.5 -287.5 6.25 6.25], 'FaceColor',[0 0 0]);
rectangle('Position',[318.75 -287.5 6.25 6.25], 'FaceColor',[0 0 0]);
rectangle('Position',[325 -281.25 6.25 6.25], 'FaceColor',[1 1 1]);
rectangle('Position',[331.25 -281.25 6.25 6.25], 'FaceColor',[1 1 1]);
rectangle('Position',[325 -287.5 6.25 6.25], 'FaceColor',[0 0 0]);
rectangle('Position',[331.25 -287.5 6.25 6.25], 'FaceColor',[0 0 0]);
rectangle('Position',[337.5 -281.25 6.25 6.25], 'FaceColor',[1 1 1]);
rectangle('Position',[343.75 -281.25 6.25 6.25], 'FaceColor',[1 1 1]);
rectangle('Position',[337.5 -287.5 6.25 6.25], 'FaceColor',[0 0 0]);
rectangle('Position',[343.75 -287.5 6.25 6.25], 'FaceColor',[0 0 0]);
rectangle('Position',[350 -281.25 6.25 6.25], 'FaceColor',[1 1 1]);
rectangle('Position',[356.25 -281.25 6.25 6.25], 'FaceColor',[1 1 1]);
rectangle('Position',[350 -287.5 6.25 6.25], 'FaceColor',[0 0 0]);
rectangle('Position',[356.25 -287.5 6.25 6.25], 'FaceColor',[0 0 0]);
rectangle('Position',[362.5 -281.25 6.25 6.25], 'FaceColor',[1 1 1]);
rectangle('Position',[368.75 -281.25 6.25 6.25], 'FaceColor',[1 1 1]);
rectangle('Position',[362.5 -287.5 6.25 6.25], 'FaceColor',[0 0 0]);
rectangle('Position',[368.75 -287.5 6.25 6.25], 'FaceColor',[0 0 0]);
rectangle('Position',[375 -281.25 6.25 6.25], 'FaceColor',[1 1 1]);
rectangle('Position',[381.25 -281.25 6.25 6.25], 'FaceColor',[1 1 1]);
rectangle('Position',[375 -287.5 6.25 6.25], 'FaceColor',[0 0 0]);
rectangle('Position',[381.25 -287.5 6.25 6.25], 'FaceColor',[0 0 0]);
rectangle('Position',[212.5 -306.25 6.25 6.25], 'FaceColor',[1 1 1]);
rectangle('Position',[218.75 -306.25 6.25 6.25], 'FaceColor',[0 0 0]);
rectangle('Position',[212.5 -312.5 6.25 6.25], 'FaceColor',[1 1 1]);
rectangle('Position',[218.75 -312.5 6.25 6.25], 'FaceColor',[0 0 0]);
rectangle('Position',[212.5 -318.75 6.25 6.25], 'FaceColor',[1 1 1]);
rectangle('Position',[218.75 -318.75 6.25 6.25], 'FaceColor',[0 0 0]);
rectangle('Position',[212.5 -325 6.25 6.25], 'FaceColor',[1 1 1]);
rectangle('Position',[218.75 -325 6.25 6.25], 'FaceColor',[0 0 0]);
rectangle('Position',[212.5 -331.25 6.25 6.25], 'FaceColor',[1 1 1]);
rectangle('Position',[218.75 -331.25 6.25 6.25], 'FaceColor',[0 0 0]);
rectangle('Position',[212.5 -337.5 6.25 6.25], 'FaceColor',[1 1 1]);
rectangle('Position',[218.75 -337.5 6.25 6.25], 'FaceColor',[0 0 0]);
rectangle('Position',[212.5 -343.75 6.25 6.25], 'FaceColor',[1 1 1]);
rectangle('Position',[218.75 -343.75 6.25 6.25], 'FaceColor',[0 0 0]);
rectangle('Position',[212.5 -350 6.25 6.25], 'FaceColor',[1 1 1]);
rectangle('Position',[218.75 -350 6.25 6.25], 'FaceColor',[0 0 0]);
rectangle('Position',[212.5 -356.25 6.25 6.25], 'FaceColor',[1 1 1]);
rectangle('Position',[218.75 -356.25 6.25 6.25], 'FaceColor',[0 0 0]);
rectangle('Position',[212.5 -362.5 6.25 6.25], 'FaceColor',[1 1 1]);
rectangle('Position',[218.75 -362.5 6.25 6.25], 'FaceColor',[0 0 0]);
rectangle('Position',[212.5 -368.75 6.25 6.25], 'FaceColor',[1 1 1]);
rectangle('Position',[218.75 -368.75 6.25 6.25], 'FaceColor',[0 0 0]);
rectangle('Position',[212.5 -375 6.25 6.25], 'FaceColor',[1 1 1]);
rectangle('Position',[218.75 -375 6.25 6.25], 'FaceColor',[0 0 0]);
rectangle('Position',[212.5 -381.25 6.25 6.25], 'FaceColor',[1 1 1]);
rectangle('Position',[218.75 -381.25 6.25 6.25], 'FaceColor',[0 0 0]);
rectangle('Position',[212.5 -387.5 6.25 6.25], 'FaceColor',[1 1 1]);
rectangle('Position',[218.75 -387.5 6.25 6.25], 'FaceColor',[0 0 0]);
X=[373.333,362.5,325,325,287.5,287.5,268.75,256.25,243.75,231.25,218.75,206.25,193.75,181.25,162.5,137.5,112.5,75,62.5,62.5,37.5,26.6667];
Y=[-26.6667,-37.5,-75,-125,-162.5,-187.5,-206.25,-218.75,-218.75,-218.75,-218.75,-218.75,-218.75,-218.75,-212.5,-187.5,-162.5,-125,-87.5,-62.5,-37.5,-26.6667];
hold on;
plot(X,Y,'r');
legend('1215.67','Location','southoutside');
